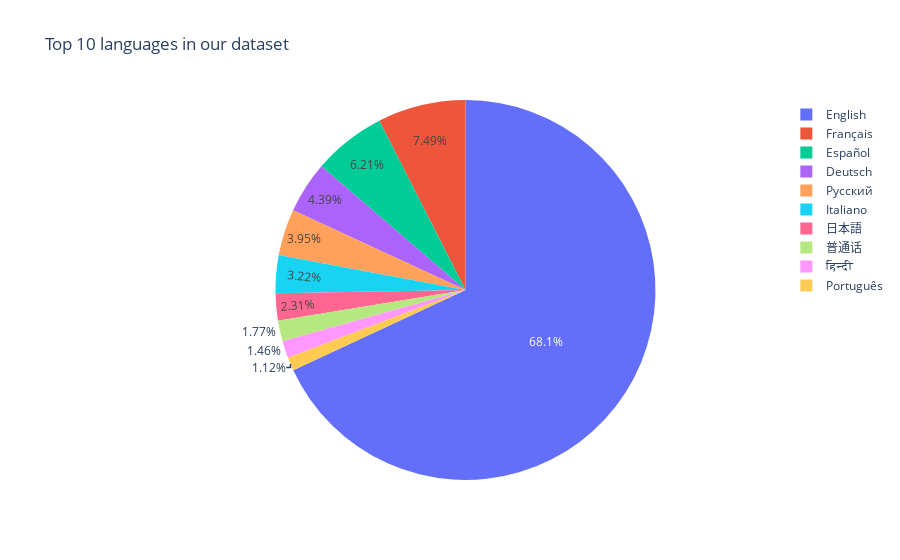

Source (notebook cell):
### Code cell
fig = px.pie(df_languages[:10], values='count', names='language', title='Top 10 languages in our dataset')
fig.show()

### Figure 1 — Plotly figure (JSON) as saved in the notebook; plotly's stock layout.template omitted (floating-point values rounded to 4 significant figures)
{"data": [{"domain": {"x": [0, 1], "y": [0, 1]}, "hovertemplate": "language=%{label}<br>count=%{value}<extra></extra>", "labels": ["English", "Français", "Español", "Deutsch", "Pусский", "Italiano", "日本語", "普通话", "हिन्दी", "Português"], "legendgroup": "", "name": "", "showlegend": true, "type": "pie", "values": [2618, 288, 239, 169, 152, 124, 89, 68, 56, 43]}], "layout": {"legend": {"tracegroupgap": 0}, "title": {"text": "Top 10 languages in our dataset"}}}
